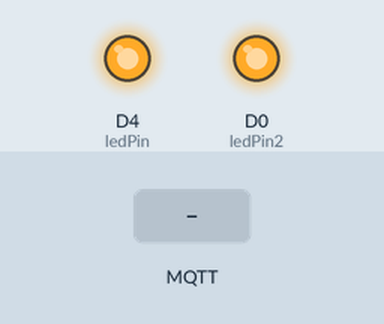
A sketch run on a simulated ESP8266 (NodeMCU). On the bench: output pins drawn as LEDs (lit = HIGH). Inputs (shaded band) come from the test bench. WiFi joins after 1.5 s; servers stay silent unless stated; random numbers use the default seed unless the sketch sets one; no MQTT or app messages arrive unless stated; what the sketch prints to the serial monitor is not drawn.

Above: at 5.2 s.
5.3 s: MQTT message "true" arrives on the first subscribed topic
At 6.5 s:
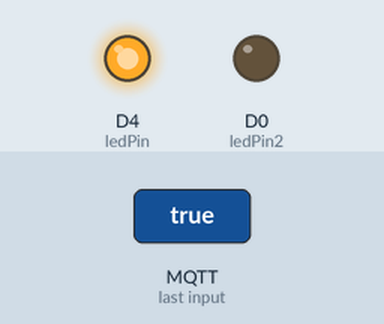
6.8 s: MQTT message "false" arrives on the first subscribed topic
At 7.6 s:
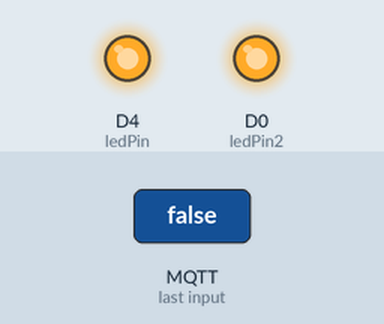
Timing chart, 0 to 9.8 s (numbered marks = the images above; inputs shaded):
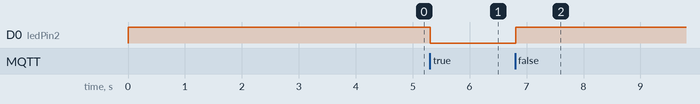

The sketch:

ESP32CAM-MQTT-JSON.ino
```cpp
/*
 * Envio de JSON por MQTT
 * por: Yohan Arrieta
 * Fecha: 30 de Agosto de 2022
 *
 * Este programa envía datos a por Internet a través del protocolo MQTT. Para poder
 * comprobar el funcionamiento de este programa, es necesario conectarse a un broker
 * y usar NodeRed para visualzar que la información se está recibiendo correctamente.
 * Este programa no requiere componentes adicionales. Este programa recibe mensajes
 * por MQTT para controlar el LedFlash.
 *
 * Este programa está basado en "Conexión básica por MQTT del NodeMCU" y explica como
 * enviar strings que contengan JSON para enviar mas de una variable a la vez.
 */

//Bibliotecas
#include <ESP8266WiFi.h>  // Biblioteca para el control de WiFi
#include <PubSubClient.h> //Biblioteca para conexion MQTT

//Datos de WiFi
const char* ssid = "MaGualu";  // Aquí debes poner el nombre de tu red
const char* password = "contraseña";  // Aquí debes poner la contraseña de tu red

//Datos del broker MQTT
const char* mqtt_server = "192.168.15.27"; // Si estas en una red local, coloca la IP asignada, en caso contrario, coloca la IP publica
IPAddress server(192,168,15,27);

// Objeros
WiFiClient espClient; // Este objeto maneja los datos de conexion WiFi
PubSubClient client(espClient); // Este objeto maneja los datos de conexion al broker

// Variables
int ledPin = D4;  // Para indicar el estatus de conexión
int ledPin2 = D0; // Para mostrar mensajes recibidos
long timeNow, timeLast; // Variables de control de tiempo no bloqueante
int wait = 5000;  // Indica la espera cada 5 segundos para envío de mensajes MQTT

// Inicialización del programa
void setup() {
  // Iniciar comunicación serial
  Serial.begin (115200);
  pinMode (ledPin, OUTPUT);
  pinMode (ledPin2, OUTPUT);
  digitalWrite (ledPin, HIGH);
  digitalWrite (ledPin2, HIGH);

  Serial.println();
  Serial.println();
  Serial.print("Conectar a ");
  Serial.println(ssid);

  WiFi.begin(ssid, password); // Esta es la función que realiz la conexión a WiFi

  while (WiFi.status() != WL_CONNECTED) { // Este bucle espera a que se realice la conexión
    digitalWrite (ledPin, HIGH);
    delay(500); //dado que es de suma importancia esperar a la conexión, debe usarse espera bloqueante
    digitalWrite (ledPin, LOW);
    Serial.print(".");  // Indicador de progreso
    delay (5);
  }

  // Cuando se haya logrado la conexión, el programa avanzará, por lo tanto, puede informarse lo siguiente
  Serial.println();
  Serial.println("WiFi conectado");
  Serial.println("Direccion IP: ");
  Serial.println(WiFi.localIP());

  // Si se logro la conexión, encender led
  if (WiFi.status () > 0){
  digitalWrite (ledPin, HIGH);
  }

  delay (1000); // Esta espera es solo una formalidad antes de iniciar la comunicación con el broker

  // Conexión con el broker MQTT
  client.setServer(server, 1883); // Conectarse a la IP del broker en el puerto indicado
  client.setCallback(callback); // Activar función de CallBack, permite recibir mensajes MQTT y ejecutar funciones a partir de ellos
  delay(1500);  // Esta espera es preventiva, espera a la conexión para no perder información

  timeLast = millis (); // Inicia el control de tiempo
}// fin del void setup ()

// Cuerpo del programa, bucle principal
void loop() {
  //Verificar siempre que haya conexión al broker
  if (!client.connected()) {
    reconnect();  // En caso de que no haya conexión, ejecutar la función de reconexión, definida despues del void setup ()
  }// fin del if (!client.connected())
  client.loop(); // Esta función es muy importante, ejecuta de manera no bloqueante las funciones necesarias para la comunicación con el broker

  timeNow = millis(); // Control de tiempo para esperas no bloqueantes
  if (timeNow - timeLast > wait) { // Manda un mensaje por MQTT cada cinco segundos
    timeLast = timeNow; // Actualización de seguimiento de tiempo

    //Se construye el string correspondiente al JSON que contiene 3 variables
    String json = "{\"id\":\"Hugo\",\"temp\":"+String(random(18, 23))+",\"hum\":"+String(random (38,52))+"}";
    Serial.println(json); // Se imprime en monitor solo para poder visualizar que el string esta correctamente creado
    int str_len = json.length() + 1;//Se calcula la longitud del string
    char char_array[str_len];//Se crea un arreglo de caracteres de dicha longitud
    json.toCharArray(char_array, str_len);//Se convierte el string a char array
    client.publish("codigoIoT/esp32/dht", char_array); // Esta es la función que envía los datos por MQTT, especifica el tema y el valor
  }// fin del if (timeNow - timeLast > wait)
}// fin del void loop ()

// Funciones de usuario

// Esta función permite tomar acciones en caso de que se reciba un mensaje correspondiente a un tema al cual se hará una suscripción
void callback(char* topic, byte* message, unsigned int length) {

  // Indicar por serial que llegó un mensaje
  Serial.print("Llegó un mensaje en el tema: ");
  Serial.print(topic);

  // Concatenar los mensajes recibidos para conformarlos como una varialbe String
  String messageTemp; // Se declara la variable en la cual se generará el mensaje completo
  for (int i = 0; i < length; i++) {  // Se imprime y concatena el mensaje
    Serial.print((char)message[i]);
    messageTemp += (char)message[i];
  }

  // Se comprueba que el mensaje se haya concatenado correctamente
  Serial.println();
  Serial.print ("Mensaje concatenado en una sola variable: ");
  Serial.println (messageTemp);

  // En esta parte puedes agregar las funciones que requieras para actuar segun lo necesites al recibir un mensaje MQTT

  // Ejemplo, en caso de recibir el mensaje true - false, se cambiará el estado del led soldado en la placa.
  // El NodeMCU está suscrito al tema esp/output
  if (String(topic) == "codigoIoT/flow6/mqttin") {  // En caso de recibirse mensaje en el tema esp32/output
    if(messageTemp == "true"){
      Serial.println("Led encendido");
      digitalWrite(ledPin2, LOW);
    }// fin del if (String(topic) == "codigoIoT/flow6/mqttin")
    else if(messageTemp == "false"){
      Serial.println("Led apagado");
      digitalWrite(ledPin2, HIGH);
    }// fin del else if(messageTemp == "false")
  }// fin del if (String(topic) == "codigoIoT/flow6/mqttin")
}// fin del void callback

// Función para reconectarse
void reconnect() {
  // Bucle hasta lograr conexión
  while (!client.connected()) { // Pregunta si hay conexión
    Serial.print("Tratando de contectarse...");
    // Intentar reconexión
    if (client.connect("ESP8266Client")) { //Pregunta por el resultado del intento de conexión
      Serial.println("Conectado");
      client.subscribe("codigoIoT/flow6/mqttin"); // Esta función realiza la suscripción al tema
    }// fin del  if (client.connect("ESP8266Client"))
    else {  //en caso de que la conexión no se logre
      Serial.print("Conexion fallida, Error rc=");
      Serial.print(client.state()); // Muestra el codigo de error
      Serial.println(" Volviendo a intentar en 5 segundos");
      // Espera de 5 segundos bloqueante
      delay(5000);
      Serial.println (client.connected ()); // Muestra estatus de conexión
    }// fin del else
  }// fin del bucle while (!client.connected())
}// fin de void reconnect(
```

Measured:
- after the input at 5.3 s, D0 (ledPin2): HIGH → LOW at once
- after the input at 6.8 s, D0 (ledPin2): LOW → HIGH at once
